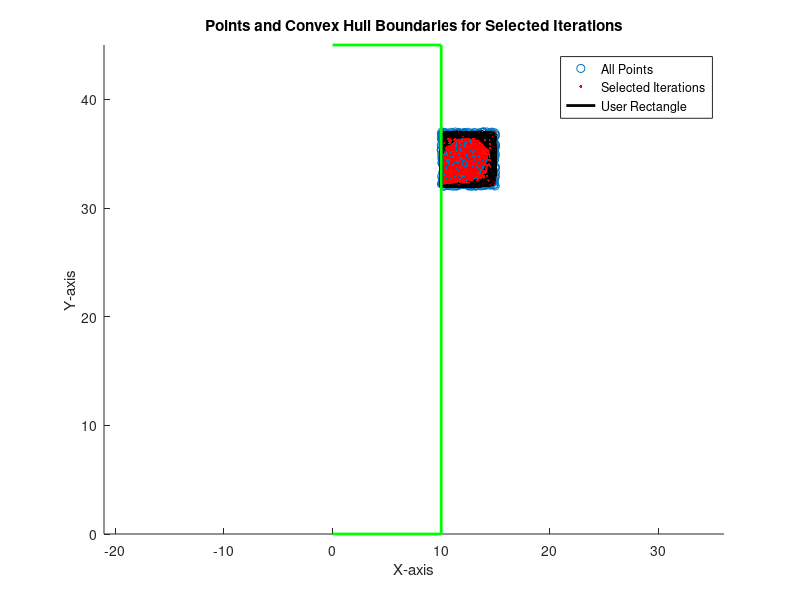

This chart was generated by the following MATLAB code:
% Set the maximum values for x and y
x_min = 10;
x_max = 5;
y_min = 32;
y_max = 5;

% Generate 1000 random points
num_points = 1000;
all_random_points = [x_min+rand(num_points, 1) * x_max, y_min+rand(num_points, 1) * y_max];

% Number of iterations
num_iterations = 100;

% Initialize arrays to store perimeters and selected iterations
perimeter_array = zeros(num_iterations, 1);
selected_iterations = [];

% Perimeter range criteria
lower_perimeter_limit = 17;
upper_perimeter_limit = 18;

% User-specified points
user_points = [10,32;10,35];

% Plot the initial random points
figure;
scatter(all_random_points(:, 1), all_random_points(:, 2), 'b.');
hold on;

for iter = 1:num_iterations
    % Randomly select 18 points
    selected_indices = randperm(num_points, 48);
    selected_points = all_random_points(selected_indices, :);

    % Include the user-specified points in each iteration
    selected_points = [selected_points; user_points];

    % Calculate the convex hull
    convex_hull_indices = convhull(selected_points(:, 1), selected_points(:, 2));
    convex_hull_points = selected_points(convex_hull_indices, :);

    % Calculate the perimeter
    perimeter = 0;
    for i = 1:size(convex_hull_points, 1) - 1
        perimeter = perimeter + norm(convex_hull_points(i, :) - convex_hull_points(i+1, :));
    end
    % Add the last edge
    perimeter = perimeter + norm(convex_hull_points(end, :) - convex_hull_points(1, :));

    % Store the perimeter in the array
    perimeter_array(iter) = perimeter;

    % Check if the perimeter is within the specified range
    if perimeter >= lower_perimeter_limit && perimeter <= upper_perimeter_limit
        selected_iterations = [selected_iterations, iter];
        
        % Plot points and convex hull for the selected iteration
        plot(selected_points(:, 1), selected_points(:, 2), 'r.');
        plot(convex_hull_points(:, 1), convex_hull_points(:, 2), 'k-', 'LineWidth', 2);
    end
end

hold off;
xlabel('X-axis');
ylabel('Y-axis');
title('Points and Convex Hull Boundaries for Selected Iterations');
legend('All Points', 'Selected Iterations');
hold on;
% Add labels and title
xlabel('X-axis');
ylabel('Y-axis');
title('Points and Convex Hull Boundaries for Selected Iterations');
legend('All Points', 'Selected Iterations');

% Display selected iterations
disp('Selected Iterations:');
disp(selected_iterations);



% Superimpose user-defined rectangle
user_rectangle = [0,0;10,0;10,45;0,45];
plot(user_rectangle(:, 1), user_rectangle(:, 2), 'g-', 'LineWidth', 2);

% Add a legend for better visualization
legend('All Points', 'Selected Iterations', 'User Rectangle');

% Display selected iterations
axis equal

disp('Selected Iterations:');
disp(selected_iterations);